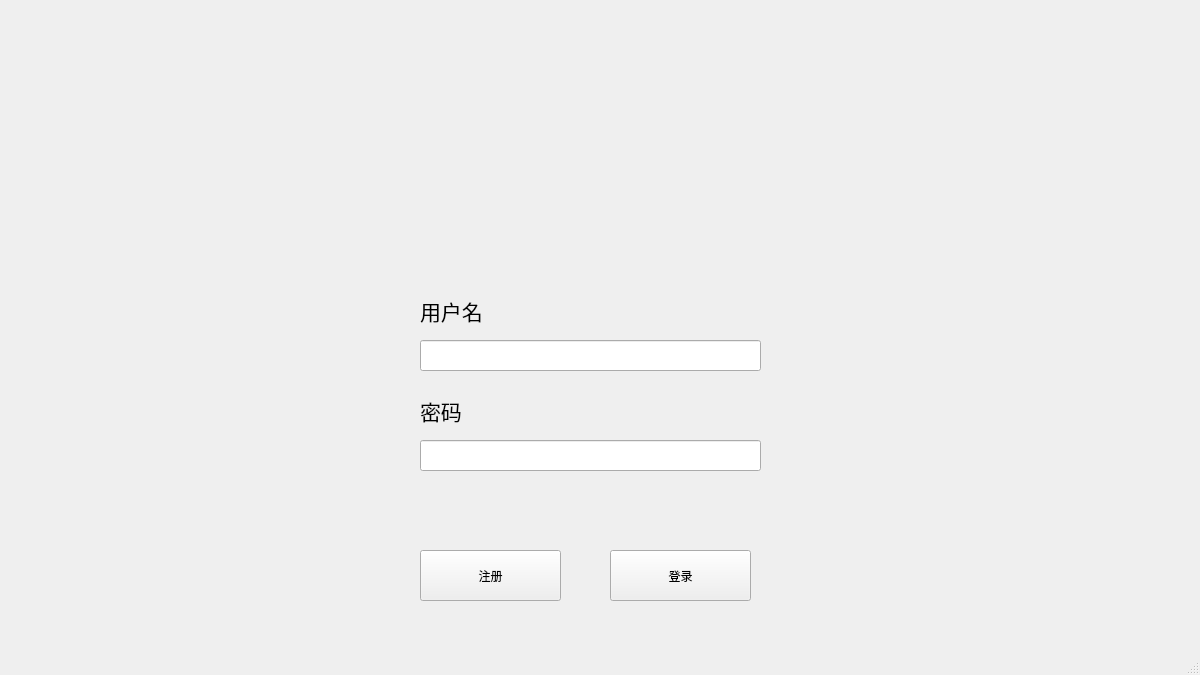
<?xml version="1.0" encoding="UTF-8"?>
<ui version="4.0">
 <class>MainWindow</class>
 <widget class="QMainWindow" name="MainWindow">
  <property name="geometry">
   <rect>
    <x>0</x>
    <y>0</y>
    <width>1200</width>
    <height>675</height>
   </rect>
  </property>
  <property name="windowTitle">
   <string>欢迎来到宝可梦对战游戏！</string>
  </property>
  <widget class="QWidget" name="centralwidget">
   <widget class="QLabel" name="LOGO">
    <property name="geometry">
     <rect>
      <x>320</x>
      <y>50</y>
      <width>511</width>
      <height>191</height>
     </rect>
    </property>
    <property name="text">
     <string/>
    </property>
    <property name="pixmap">
     <pixmap>../../Pictures/500px-International_Pokémon_logo.svg.webp</pixmap>
    </property>
   </widget>
   <widget class="QPushButton" name="register_2">
    <property name="geometry">
     <rect>
      <x>420</x>
      <y>550</y>
      <width>141</width>
      <height>51</height>
     </rect>
    </property>
    <property name="text">
     <string>注册</string>
    </property>
   </widget>
   <widget class="QPushButton" name="login">
    <property name="geometry">
     <rect>
      <x>610</x>
      <y>550</y>
      <width>141</width>
      <height>51</height>
     </rect>
    </property>
    <property name="text">
     <string>登录</string>
    </property>
   </widget>
   <widget class="QLabel" name="background">
    <property name="geometry">
     <rect>
      <x>0</x>
      <y>0</y>
      <width>1201</width>
      <height>651</height>
     </rect>
    </property>
    <property name="text">
     <string/>
    </property>
    <property name="pixmap">
     <pixmap>../../Pictures/wallpapersden.com_pokemon-pikachu-art.jpg</pixmap>
    </property>
   </widget>
   <widget class="QLabel" name="username">
    <property name="geometry">
     <rect>
      <x>420</x>
      <y>290</y>
      <width>91</width>
      <height>41</height>
     </rect>
    </property>
    <property name="font">
     <font>
      <family>萝莉体</family>
      <pointsize>16</pointsize>
     </font>
    </property>
    <property name="text">
     <string>用户名</string>
    </property>
   </widget>
   <widget class="QLabel" name="password">
    <property name="geometry">
     <rect>
      <x>420</x>
      <y>390</y>
      <width>91</width>
      <height>41</height>
     </rect>
    </property>
    <property name="font">
     <font>
      <family>萝莉体</family>
      <pointsize>16</pointsize>
     </font>
    </property>
    <property name="text">
     <string>密码</string>
    </property>
   </widget>
   <widget class="QLineEdit" name="t_username">
    <property name="geometry">
     <rect>
      <x>420</x>
      <y>340</y>
      <width>341</width>
      <height>31</height>
     </rect>
    </property>
   </widget>
   <widget class="QLineEdit" name="t_password">
    <property name="geometry">
     <rect>
      <x>420</x>
      <y>440</y>
      <width>341</width>
      <height>31</height>
     </rect>
    </property>
   </widget>
   <zorder>background</zorder>
   <zorder>LOGO</zorder>
   <zorder>register_2</zorder>
   <zorder>login</zorder>
   <zorder>username</zorder>
   <zorder>password</zorder>
   <zorder>t_username</zorder>
   <zorder>t_password</zorder>
  </widget>
  <widget class="QMenuBar" name="menubar">
   <property name="geometry">
    <rect>
     <x>0</x>
     <y>0</y>
     <width>1200</width>
     <height>22</height>
    </rect>
   </property>
  </widget>
  <widget class="QStatusBar" name="statusbar"/>
 </widget>
 <resources/>
 <connections/>
</ui>
